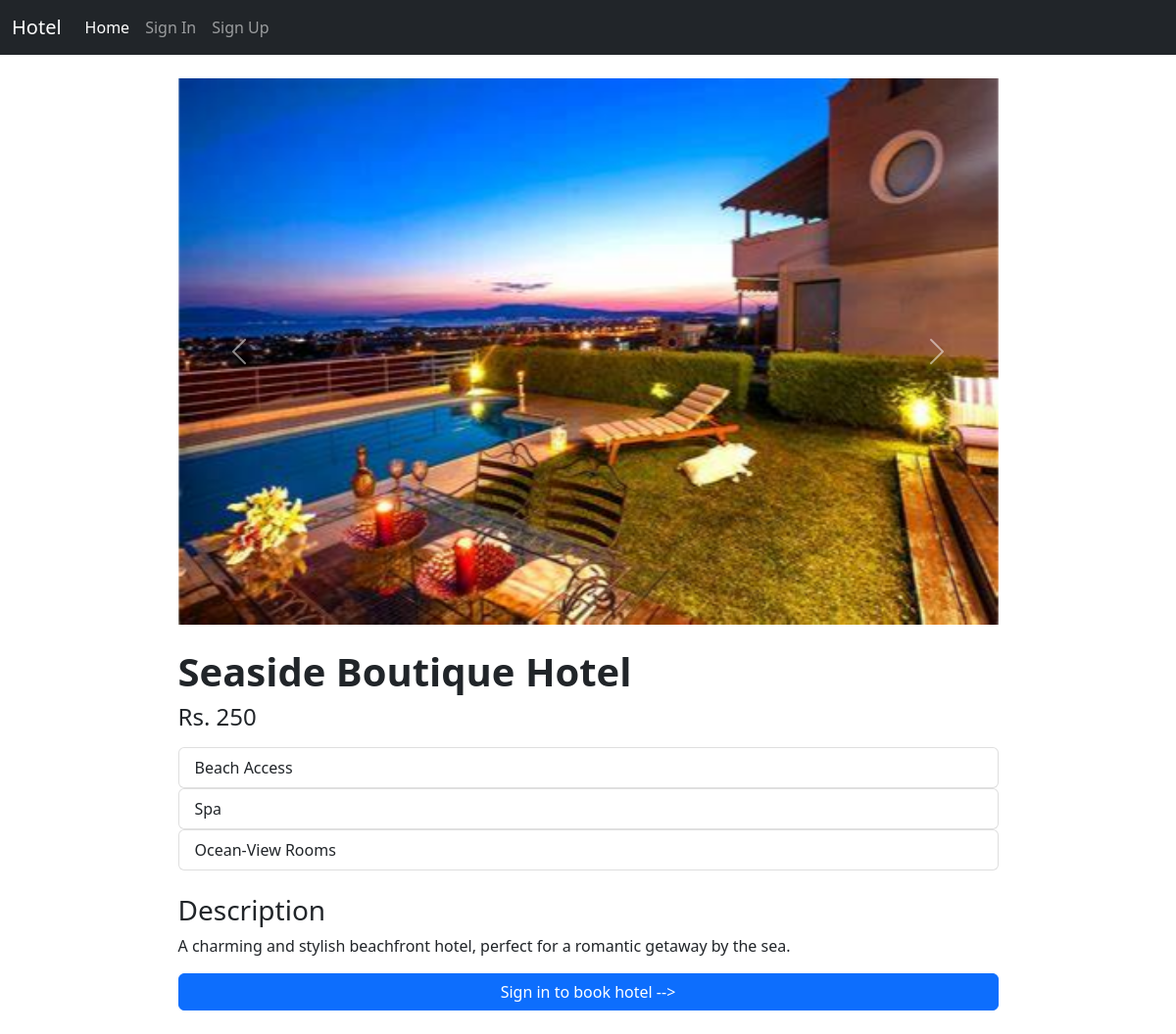
Screenshot of /hotel/3068d3e6-7319-4924-ac05-0d2e30d92372 with the database file from the repository.
### home/models.py (models this page shows, shortened)
class BaseModel(models.Model):
    uid = models.UUIDField(default=uuid.uuid4   , editable=False , primary_key=True)
    created_at = models.DateField(auto_now_add=True)
    updated_at = models.DateField(auto_now_add=True)
    class Meta:
        abstract = True
        ordering=['uid']

class HotelImages(BaseModel):
    hotel= models.ForeignKey(Hotel ,related_name="images", on_delete=models.CASCADE)
    images = models.ImageField(upload_to="hotels")

class Hotel(BaseModel):
    hotel_name= models.CharField(max_length=100)
    hotel_price = models.IntegerField()
    description = models.TextField()
    amenities = models.ManyToManyField(Amenities)
    room_count = models.IntegerField(default=10)

class Amenities(BaseModel):
    amenity_name = models.CharField(max_length=100)

### home/views.py (the view, shortened to what this page needs)
# urls.py: path('hotel/<uid>',get_hotel,name='get_hotel'),
def get_hotel(request, uid):
    hotel = Hotel.objects.get(uid=uid)
    context = {'hotel': hotel}
    context['date'] = datetime.today().strftime('%Y-%m-%d')
    return render(request, 'home/hotel.html', context)

### templates/home/hotel.html (shortened to what this page needs)
{% extends 'home/base.html' %}
{% block body %}
<div class=" container mt-4">
    <div id="carouselExampleControls" class="carousel slide w-75 m-auto" data-bs-ride="carousel">
        <div class="carousel-inner">
            {% for i in hotel.images.all %}
            <div class="carousel-item active">
                <img src="/media/{{i.images}}" class="d-block w-100" alt="...">
            </div>
            {% endfor %}
        </div>
        <button class="carousel-control-prev" type="button" data-bs-target="#carouselExampleControls"
            data-bs-slide="prev">
            <span class="carousel-control-prev-icon" aria-hidden="true"></span>
        </button>
        <button class="carousel-control-next" type="button" data-bs-target="#carouselExampleControls"
            data-bs-slide="next">
            <span class="carousel-control-next-icon" aria-hidden="true"></span>
        </button>
    </div>
    <div class="mt-4 mb-4  w-75 m-auto">
        <h1 class="fw-bold">{{hotel.hotel_name|title}}</h1>
        <h4 class="mt-2 mb-3">Rs. {{hotel.hotel_price}}</h4>
        {% for i in hotel.amenities.all %}
        <ul class="list-group ">
            <li class="list-group-item">{{i.amenity_name}}</li>
        </ul>
        {% endfor %}
        <div class="mt-4">
            <h3>Description</h3>
            <p>
                {{hotel.description}}
            </p>
            {% if request.user.is_authenticated %}
            <div class="card">
                <div class="card-body">
                    <form method='POST'>
                        {% csrf_token %}
                        <label for="startDate" class='mt-3'>
                            Check In
                        </label>
                        <input type="date" name="startDate" class="form-control" id="startDate" name="startDate" min={{date}}
                        {% if startdate %}
                        value="{{startdate}}"
                        {% endif %}
                        >
                        <label for="endDate" class="mt-3">
                            Check Out
                        </label>
                        <input type="date" name="endDate" class="form-control" id="endDate" name="endDate" min={{date}}
                        {% if enddate %}
                        value="{{enddate}}"
                        {% endif %}
                        >
                        <div class='d-grid'>
                            <button class="btn mt-3 btn-primary" type='submit'>
                                Book Now
                            </button>
                        </div>
                    </form>
                </div>
            </div>
            {% else %}
            <div class="d-grid ">
                <a class="btn btn-primary" href="{% url 'signin' %}" type="button">Sign in to book hotel --> </a>
              </div>
            {% endif %}
        </div>
    </div>
</div>
{% endblock body %}

### templates/home/hotel.html (style rules this page uses)
.list-group { list-style-type: disc !important; }

### rows the page displays
HotelImages: images (picture)
Hotel: hotel_name "Seaside Boutique Hotel", hotel_price "250", description "A charming and stylish beachfront hotel, perfect for a romantic getaway by the sea."
Amenities: amenity_name "Beach Access"
Amenities: amenity_name "Spa"
Amenities: amenity_name "Ocean-View Rooms"
